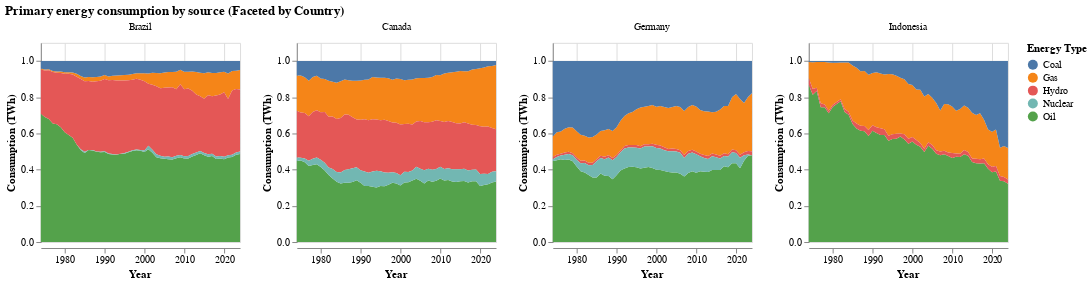

Here is the notebook cell this chart was saved with:
### Markdown cell above
## Independent Y-axis

Let's see what happens when we include China in our analysis.**

<div style="border-left: 5px solid #FFD700; padding: 1em; background-color: #FFFBEA;">
    <h3>go back to the data wrangling step and add China to the list of countries </h3>
    </div>

When you add China to the energy consumption visualization, you'll immediately notice something interesting - the y-axis scale dramatically shifts upward. This happens because China's energy consumption is so much larger than most other countries that it forces the entire scale to accommodate those massive values.

**But this creates a problem.** Suddenly, the energy consumption patterns for smaller countries become nearly invisible - they all get squished down near the bottom of the chart, making it really difficult to spot trends or compare changes over time for those nations.

**So what can we do about this?  Use independent scales** 
```python
.resolve_scale(y='independent')
```
This lets each country have its own y-axis range, so you can see patterns clearly in every facet.

### Code cell
energy_consumed['percentage'] = (
    energy_consumed['consumption'] /
    energy_consumed.groupby(['country', 'year'])['consumption'].transform('sum')
)

energy_small_multiples = alt.Chart(energy_consumed).mark_area().encode(
    x=alt.X('year:T', title='Year'),
    y=alt.Y('percentage:Q', title='Consumption (TWh)'),
    color=alt.Color('energy_type:N', title='Energy Type')
).properties(
    width=200, height=200
).facet(
    column=alt.Column('country:N', title=None)  # suppress auto facet header title
).properties(
    title="Primary energy consumption by source (Faceted by Country)"
).resolve_scale(
    y = "independent"
)


energy_small_multiples

### Figure 1 — Vega-Lite specification as saved in the notebook (floating-point values rounded to 4 significant figures; data arrays with more than 128 entries replaced by an {"elided": "..."} marker saying what was removed)
{"config": {"view": {"continuousWidth": 300, "continuousHeight": 300}}, "data": {"name": "data-3f4e7b93c370ec89974d67f508c8bf32"}, "facet": {"column": {"field": "country", "title": null, "type": "nominal"}}, "spec": {"mark": {"type": "area"}, "encoding": {"color": {"field": "energy_type", "title": "Energy Type", "type": "nominal"}, "x": {"field": "year", "title": "Year", "type": "temporal"}, "y": {"field": "percentage", "title": "Consumption (TWh)", "type": "quantitative"}}, "height": 200, "width": 200}, "resolve": {"scale": {"y": "independent"}}, "title": "Primary energy consumption by source (Faceted by Country)", "$schema": "https://vega.github.io/schema/vega-lite/v5.20.1.json", "datasets": {"data-3f4e7b93c370ec89974d67f508c8bf32": {"elided": "1020 records"}}}
